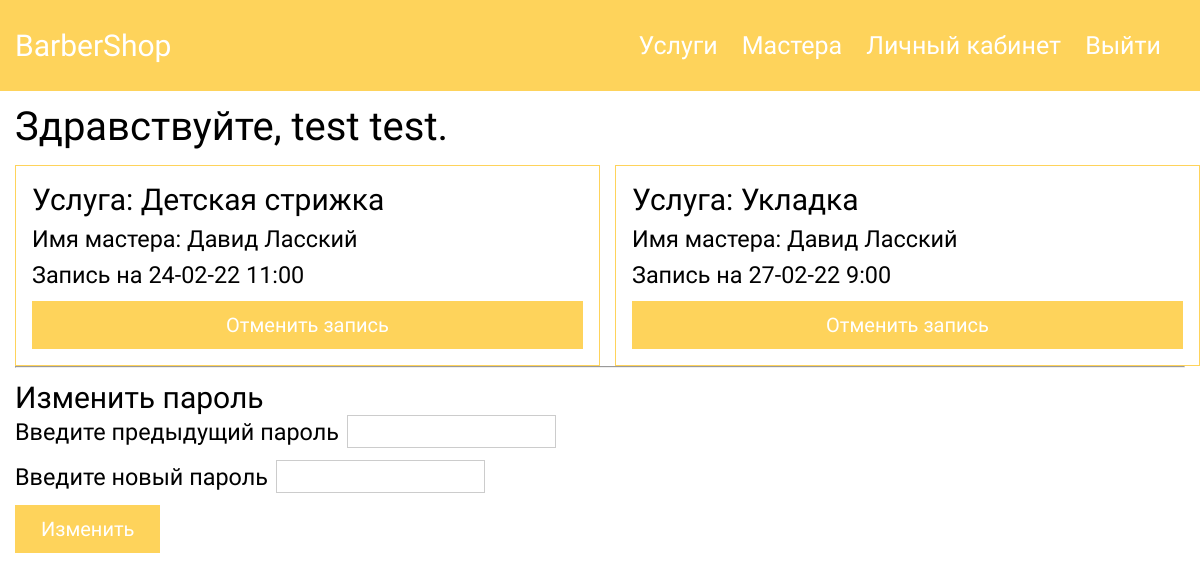
Page /php/pages/userCabinet.php (signed in) on the committed database.
### tables this page shows
CREATE TABLE `users` (
  `id` int(11) NOT NULL,
  `name` varchar(256) NOT NULL,
  `surname` varchar(256) NOT NULL,
  `login` varchar(256) NOT NULL,
  `password` text NOT NULL,
  `email` varchar(256) NOT NULL,
  `role` text NOT NULL DEFAULT 'user'
);

CREATE TABLE `orders` (
  `id` int(11) NOT NULL,
  `master_id` int(11) NOT NULL,
  `service_id` int(11) NOT NULL,
  `date` text NOT NULL,
  `time` text NOT NULL,
  `user_id` int(11) NOT NULL,
  `confirmed` text NOT NULL DEFAULT 'false'
);

CREATE TABLE `service` (
  `id` int(11) NOT NULL,
  `title` varchar(256) NOT NULL,
  `description` text NOT NULL,
  `img` text NOT NULL
);

CREATE TABLE `barbers` (
  `id` int(11) NOT NULL,
  `name` varchar(256) NOT NULL,
  `expierence` varchar(256) NOT NULL,
  `barber_login` varchar(256) NOT NULL
);

### php/pages/userCabinet.php (the view, shortened to what this page needs)
<?php require_once('../scripts/db.php'); ?>
<?php require_once('../header.php'); ?>
<link rel="stylesheet" href="/css/global.css">
<link rel="stylesheet" href="/css/header.css">
<link rel="stylesheet" href="/css/card.css">
<link rel="stylesheet" href="/css/login.css">
<link rel="stylesheet" href="/css/personal_cabinet.css">
<div class="container">
    <h1 class="mt-12">Здравствуйте, <?php
        $sql = "SELECT `name`, `surname` FROM `users` WHERE `id` = :i";
        $query = $connect -> prepare($sql);
        $query -> execute(["i" => $_SESSION['id']]);
        $result = $query -> fetch(PDO::FETCH_ASSOC);
        echo $result['name'] . ' ' . $result['surname'] . '.'
    ?></h1>
    <?php
        $sql = "SELECT b.id, b.name, s.title, o.date, o.time, o.confirmed FROM orders o INNER JOIN barbers b ON o.master_id = b.id INNER JOIN service s ON s.id = o.service_id WHERE o.user_id = :i";
        $query = $connect -> prepare($sql);
        $query -> execute(['i' => $_SESSION['id']]);
        $result = $query -> fetchAll(PDO::FETCH_ASSOC);
        echo '<div class="card__container">';
        foreach ($result as $key => $value) {
            echo
            '
                <form class="card">
                    <input class="user" type="hidden" value="' . $_SESSION['id'] . '">
                    <h2>Услуга: ' . $result[$key]["title"] . '</h2>
                    <h3 class="mt-8 master" value="' . $result[$key]["id"] . '">Имя мастера: ' . $result[$key]["name"] . '</h3 >
                    <h3 class="mt-8 date" value="' . $result[$key]["date"] . '">Запись на ' . $result[$key]["date"] . ' ' . '<span class="time" value="' . $result[$key]["time"] . '">' . $result[$key]["time"] . '</span></h3>';
                if ($result[$key]["confirmed"] == 'false') {
                    echo '<button class="btn-reset btn-primary deleteOrderBtn">Отменить запись</button>';
                }
            echo '</form>
            ';
        }
        echo '</div>';
    ?>
</div>
<div class="container">
    <hr>
    <h2 class="mt-12">Изменить пароль</h2>
    <form id="changePassForm" class="mt-18">
        <div class="flex ai-center">
            <h3 class="mr-8">Введите предыдущий пароль</h3>
            <input class="form__input" type="password" id="last_pass">
        </div>
        <div class="flex ai-center mt-12">
            <h3 class="mr-8">Введите новый пароль</h3>
            <input class="form__input" type="password" id="new_pass">
        </div>
        <button type="submit" class="btn-reset btn-primary">Изменить</button>
    </form>
</div>

### css/global.css (style rules this page uses)
* { margin: 0; padding: 0; font-family: 'Roboto', sans-serif; }
.container { max-width: 1410px; padding: 0px 15px; margin: 0 auto; }
.flex { display: flex; }
.ai-center { align-items: center; }
.mt-12 { margin-top: 12px; }
.mt-8 { margin-top: 8px; }
.mr-8 { margin-right: 8px; }
.btn-reset { padding: 12px 26px; cursor: pointer; outline: none; border: none; font-size: 2rem; }
.btn-primary { margin-top: 12px; background-color: var(--main-color); color: white; }

### css/card.css (style rules this page uses)
.card__container { padding-top: 15px; display: grid; grid-template-columns: 50% 50%; gap: 15px; }
.card { padding: 16px; border: 1px solid var(--main-color); display: flex; flex-direction: column; justify-content: space-between; }

### css/login.css (style rules this page uses)
.form__input { padding: 8px; border: 1px solid #ccc; }

### rows in the picture
users: name "test", surname "test"
orders: service.title "Детская стрижка", master.name "Давид Ласский", date "24-02-22", time "11:00", confirmed "Отменить запись"
orders: service.title "Укладка", master.name "Давид Ласский", date "27-02-22", time "9:00", confirmed "Отменить запись"
